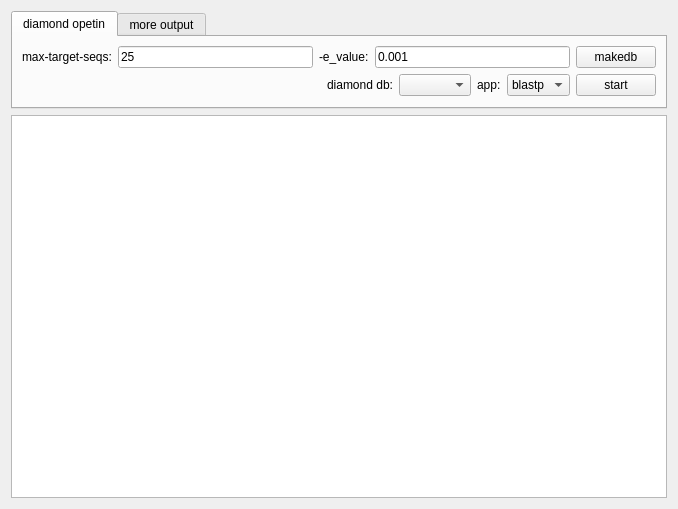
<?xml version="1.0" encoding="UTF-8"?>
<ui version="4.0">
 <class>Frame_GENSCAN_OUT</class>
 <widget class="QFrame" name="Frame_GENSCAN_OUT">
  <property name="geometry">
   <rect>
    <x>0</x>
    <y>0</y>
    <width>678</width>
    <height>509</height>
   </rect>
  </property>
  <property name="windowTitle">
   <string>GENSCAN</string>
  </property>
  <layout class="QVBoxLayout" name="verticalLayout_3">
   <item>
    <widget class="QTabWidget" name="tabWidget">
     <property name="sizePolicy">
      <sizepolicy hsizetype="Expanding" vsizetype="Preferred">
       <horstretch>0</horstretch>
       <verstretch>0</verstretch>
      </sizepolicy>
     </property>
     <property name="currentIndex">
      <number>0</number>
     </property>
     <widget class="QWidget" name="tab">
      <attribute name="title">
       <string>diamond opetin</string>
      </attribute>
      <layout class="QHBoxLayout" name="horizontalLayout_3">
       <item>
        <layout class="QVBoxLayout" name="verticalLayout_2">
         <item>
          <layout class="QHBoxLayout" name="horizontalLayout_2">
           <item>
            <widget class="QLabel" name="label">
             <property name="text">
              <string>max-target-seqs:</string>
             </property>
            </widget>
           </item>
           <item>
            <widget class="QLineEdit" name="lineEdit_k">
             <property name="text">
              <string>25</string>
             </property>
            </widget>
           </item>
           <item>
            <widget class="QLabel" name="label_2">
             <property name="text">
              <string>-e_value:</string>
             </property>
            </widget>
           </item>
           <item>
            <widget class="QLineEdit" name="lineEdit_e">
             <property name="text">
              <string>0.001</string>
             </property>
            </widget>
           </item>
          </layout>
         </item>
         <item>
          <layout class="QHBoxLayout" name="horizontalLayout">
           <item>
            <spacer name="horizontalSpacer">
             <property name="orientation">
              <enum>Qt::Horizontal</enum>
             </property>
             <property name="sizeHint" stdset="0">
              <size>
               <width>40</width>
               <height>20</height>
              </size>
             </property>
            </spacer>
           </item>
           <item>
            <widget class="QLabel" name="label_db">
             <property name="text">
              <string>diamond db:</string>
             </property>
            </widget>
           </item>
           <item>
            <widget class="QComboBox" name="comboBox_db_files"/>
           </item>
           <item>
            <widget class="QLabel" name="label_app">
             <property name="text">
              <string>app:</string>
             </property>
            </widget>
           </item>
           <item>
            <widget class="QComboBox" name="comboBox_app">
             <item>
              <property name="text">
               <string>blastp</string>
              </property>
             </item>
             <item>
              <property name="text">
               <string>blastx</string>
              </property>
             </item>
            </widget>
           </item>
          </layout>
         </item>
        </layout>
       </item>
       <item>
        <layout class="QVBoxLayout" name="verticalLayout">
         <item>
          <widget class="QPushButton" name="pushButton_makedb">
           <property name="text">
            <string>makedb</string>
           </property>
          </widget>
         </item>
         <item>
          <widget class="QPushButton" name="pushButton_start">
           <property name="text">
            <string>start</string>
           </property>
          </widget>
         </item>
        </layout>
       </item>
      </layout>
     </widget>
     <widget class="QWidget" name="tab_2">
      <attribute name="title">
       <string>more output</string>
      </attribute>
      <layout class="QVBoxLayout" name="verticalLayout_4">
       <item>
        <widget class="QLabel" name="label_output">
         <property name="text">
          <string>Output information provided by Diamond：</string>
         </property>
        </widget>
       </item>
       <item>
        <layout class="QHBoxLayout" name="horizontalLayout_4">
         <item>
          <widget class="QLineEdit" name="lineEdit_output">
           <property name="text">
            <string>qseqid stitle evalue bitscore</string>
           </property>
          </widget>
         </item>
         <item>
          <widget class="QPushButton" name="pushButton_help">
           <property name="text">
            <string>help</string>
           </property>
          </widget>
         </item>
        </layout>
       </item>
      </layout>
     </widget>
    </widget>
   </item>
   <item>
    <widget class="QPlainTextEdit" name="plainTextEdit_out"/>
   </item>
  </layout>
 </widget>
 <resources/>
 <connections/>
</ui>
